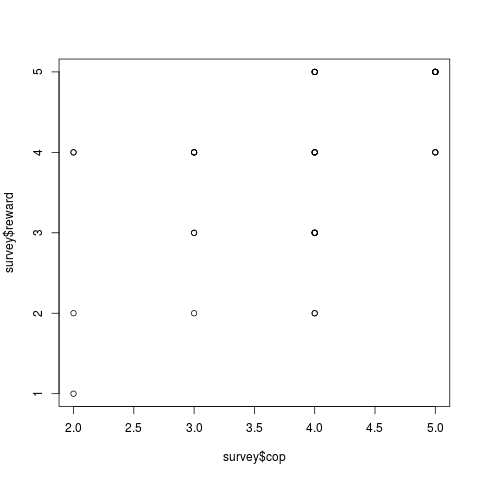

R code for this plot:
args <- commandArgs(TRUE)
outFile = args[1]

survey <- read.csv("survey_results.csv",head=TRUE)

png(outFile)
plot(survey$cop, survey$reward)
